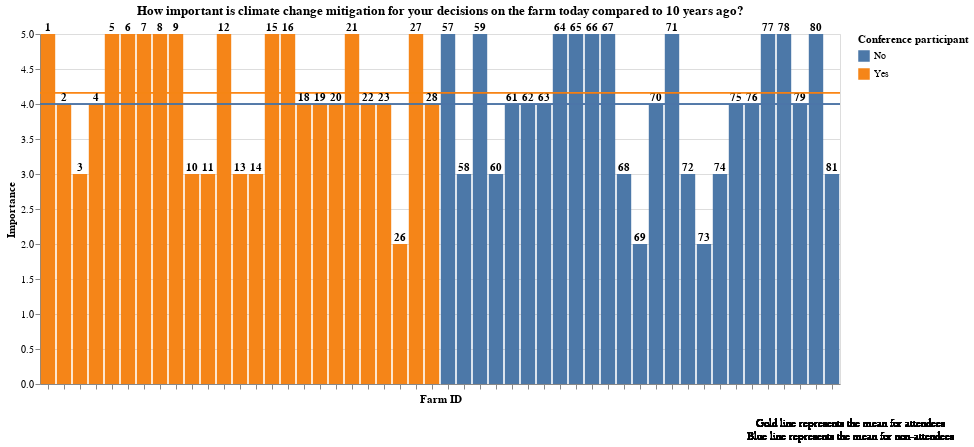

This figure's notebook cell:
### Code cell
import altair as alt
import pandas as pd


part_df = pd.read_csv ('resources/Atts_agroconcept_int.csv',index_col=False,header=0)
nonpart_df = pd.read_csv ('resources/Atts_nonpart_int.csv',index_col=False,header=0)

#add a field to represents participant/nonparticipant to both dataframes for Altairs legend
part_df['Conference participant']='Yes'
nonpart_df['Conference participant']='No'
part_df['mean'] = part_df['CC_import_change'].mean()
nonpart_df['mean'] = nonpart_df['CC_import_change_nonpart'].mean()

#the fields they share are = 'ego_id', 'CC_import_change' ('CC_import_change_nonpart'), 'furt_reduc' ('furt_reduc_nonpart'), 'CC_import' ('CC_import_nonpart')
chart1 = alt.Chart(part_df,title="How important is climate change mitigation for your decisions on the farm today compared to 10 years ago?").encode(
        y=alt.Y('CC_import_change',title="Importance"),
        x=alt.X('ego_id:N',title='Farm ID',axis=alt.Axis(labels=False)),
        text='ego_id'
        
)


bars = chart1.mark_bar().encode(color='Conference participant')
text = chart1.mark_text(align='center',fontWeight='bold',dy=-6)
rule = alt.Chart(part_df).mark_rule(strokeWidth=.2).encode(y='mean:Q',color='Conference participant'
)
chart2 = alt.Chart(nonpart_df,title="How important is climate change mitigation for your decisions on the farm today compared to 10 years ago?").encode(
        y=alt.Y('CC_import_change_nonpart',title="Importance"),
        x=alt.X('ego_id_nonpart:N',title='Farm ID',axis=alt.Axis(labels=False)),
      
        text='ego_id_nonpart'
        )

bars2=chart2.mark_bar().encode(color='Conference participant')
text2 = chart2.mark_text(align='center',dy=-6,fontWeight='bold')
rule2 = alt.Chart(nonpart_df).mark_rule(color='purple',strokeWidth=.2).encode(y='mean:Q',color='Conference participant')
text5 = (
    alt.Chart(part_df)
    .mark_text(text=['Gold line represents the mean for attendees', 'Blue line represents the mean for non-attendees'],fontWeight='normal', x='width', y='height', dx = 10, dy=40)
  
)


(bars + bars2 + text5 +text2+rule + rule2+text).properties(
    width=800,
    height=350,
    
)

### Figure 1 — Vega-Lite specification as saved in the notebook (floating-point values rounded to 4 significant figures)
{"config": {"view": {"continuousWidth": 400, "continuousHeight": 300}}, "layer": [{"data": {"name": "data-5f787de30b2378303c09a49011a2af3a"}, "mark": "bar", "encoding": {"color": {"type": "nominal", "field": "Conference participant"}, "text": {"type": "quantitative", "field": "ego_id"}, "x": {"type": "nominal", "axis": {"labels": false}, "field": "ego_id", "title": "Farm ID"}, "y": {"type": "quantitative", "field": "CC_import_change", "title": "Importance"}}, "title": "How important is climate change mitigation for your decisions on the farm today compared to 10 years ago?"}, {"data": {"name": "data-1cc4de93d788a58f677c223cecae80ef"}, "mark": "bar", "encoding": {"color": {"type": "nominal", "field": "Conference participant"}, "text": {"type": "quantitative", "field": "ego_id_nonpart"}, "x": {"type": "nominal", "axis": {"labels": false}, "field": "ego_id_nonpart", "title": "Farm ID"}, "y": {"type": "quantitative", "field": "CC_import_change_nonpart", "title": "Importance"}}, "title": "How important is climate change mitigation for your decisions on the farm today compared to 10 years ago?"}, {"data": {"name": "data-5f787de30b2378303c09a49011a2af3a"}, "mark": {"type": "text", "dx": 10, "dy": 40, "fontWeight": "normal", "text": ["Gold line represents the mean for attendees", "Blue line represents the mean for non-attendees"], "x": "width", "y": "height"}}, {"data": {"name": "data-1cc4de93d788a58f677c223cecae80ef"}, "mark": {"type": "text", "align": "center", "dy": -6, "fontWeight": "bold"}, "encoding": {"text": {"type": "quantitative", "field": "ego_id_nonpart"}, "x": {"type": "nominal", "axis": {"labels": false}, "field": "ego_id_nonpart", "title": "Farm ID"}, "y": {"type": "quantitative", "field": "CC_import_change_nonpart", "title": "Importance"}}, "title": "How important is climate change mitigation for your decisions on the farm today compared to 10 years ago?"}, {"data": {"name": "data-5f787de30b2378303c09a49011a2af3a"}, "mark": {"type": "rule", "strokeWidth": 0.2}, "encoding": {"color": {"type": "nominal", "field": "Conference participant"}, "y": {"type": "quantitative", "field": "mean"}}}, {"data": {"name": "data-1cc4de93d788a58f677c223cecae80ef"}, "mark": {"type": "rule", "color": "purple", "strokeWidth": 0.2}, "encoding": {"color": {"type": "nominal", "field": "Conference participant"}, "y": {"type": "quantitative", "field": "mean"}}}, {"data": {"name": "data-5f787de30b2378303c09a49011a2af3a"}, "mark": {"type": "text", "align": "center", "dy": -6, "fontWeight": "bold"}, "encoding": {"text": {"type": "quantitative", "field": "ego_id"}, "x": {"type": "nominal", "axis": {"labels": false}, "field": "ego_id", "title": "Farm ID"}, "y": {"type": "quantitative", "field": "CC_import_change", "title": "Importance"}}, "title": "How important is climate change mitigation for your decisions on the farm today compared to 10 years ago?"}], "height": 350, "width": 800, "$schema": "https://vega.github.io/schema/vega-lite/v4.8.1.json", "datasets": {"data-5f787de30b2378303c09a49011a2af3a": [{"ego_id": 1, "part_year": 2011, "satisf": 4, "consider": 4, "reduc_success_proj": 4, "part_again": 1, "furt_reduc": 1, "reduc_success_farm": 3, "CC_import": 4, "CC_import_change": 5, "Conference participant": "Yes", "mean": 4.16}, {"ego_id": 2, "part_year": 2016, "satisf": 5, "consider": 5, "reduc_success_proj": 3, "part_again": 1, "furt_reduc": 1, "reduc_success_farm": 3, "CC_import": 5, "CC_import_change": 4, "Conference participant": "Yes", "mean": 4.16}, {"ego_id": 3, "part_year": 2016, "satisf": 3, "consider": 4, "reduc_success_proj": 4, "part_again": 1, "furt_reduc": 1, "reduc_success_farm": 4, "CC_import": 4, "CC_import_change": 3, "Conference participant": "Yes", "mean": 4.16}, {"ego_id": 4, "part_year": 2017, "satisf": 3, "consider": 3, "reduc_success_proj": 3, "part_again": 1, "furt_reduc": 2, "reduc_success_farm": 4, "CC_import": 2, "CC_import_change": 4, "Conference participant": "Yes", "mean": 4.16}, {"ego_id": 5, "part_year": 2011, "satisf": 3, "consider": 2, "reduc_success_proj": 2, "part_again": 1, "furt_reduc": 1, "reduc_success_farm": 5, "CC_import": 4, "CC_import_change": 5, "Conference participant": "Yes", "mean": 4.16}, {"ego_id": 6, "part_year": 2016, "satisf": 3, "consider": 3, "reduc_success_proj": 1, "part_again": 0, "furt_reduc": 1, "reduc_success_farm": 3, "CC_import": 4, "CC_import_change": 5, "Conference participant": "Yes", "mean": 4.16}, {"ego_id": 7, "part_year": 2017, "satisf": 4, "consider": 3, "reduc_success_proj": 3, "part_again": 1, "furt_reduc": 1, "reduc_success_farm": 4, "CC_import": 5, "CC_import_change": 5, "Conference participant": "Yes", "mean": 4.16}, {"ego_id": 8, "part_year": 2013, "satisf": 4, "consider": 4, "reduc_success_proj": 2, "part_again": 1, "furt_reduc": 1, "reduc_success_farm": 2, "CC_import": 2, "CC_import_change": 5, "Conference participant": "Yes", "mean": 4.16}, {"ego_id": 9, "part_year": 2011, "satisf": 3, "consider": 4, "reduc_success_proj": 2, "part_again": 1, "furt_reduc": 1, "reduc_success_farm": 3, "CC_import": 5, "CC_import_change": 5, "Conference participant": "Yes", "mean": 4.16}, {"ego_id": 10, "part_year": 2011, "satisf": 3, "consider": 5, "reduc_success_proj": 2, "part_again": 2, "furt_reduc": 0, "reduc_success_farm": 3, "CC_import": 4, "CC_import_change": 3, "Conference participant": "Yes", "mean": 4.16}, {"ego_id": 11, "part_year": 2016, "satisf": 4, "consider": 2, "reduc_success_proj": 4, "part_again": 1, "furt_reduc": 1, "reduc_success_farm": 5, "CC_import": 1, "CC_import_change": 3, "Conference participant": "Yes", "mean": 4.16}, {"ego_id": 12, "part_year": 2011, "satisf": 3, "consider": 4, "reduc_success_proj": 2, "part_again": 1, "furt_reduc": 0, "reduc_success_farm": 4, "CC_import": 5, "CC_import_change": 5, "Conference participant": "Yes", "mean": 4.16}, {"ego_id": 13, "part_year": 2011, "satisf": 3, "consider": 5, "reduc_success_proj": 2, "part_again": 2, "furt_reduc": 0, "reduc_success_farm": 3, "CC_import": 4, "CC_import_change": 3, "Conference participant": "Yes", "mean": 4.16}, {"ego_id": 14, "part_year": 2011, "satisf": 5, "consider": 4, "reduc_success_proj": 4, "part_again": 1, "furt_reduc": 1, "reduc_success_farm": 5, "CC_import": 5, "CC_import_change": 3, "Conference participant": "Yes", "mean": 4.16}, {"ego_id": 15, "part_year": 2017, "satisf": 4, "consider": 4, "reduc_success_proj": 1, "part_again": 1, "furt_reduc": 1, "reduc_success_farm": 3, "CC_import": 3, "CC_import_change": 5, "Conference participant": "Yes", "mean": 4.16}, {"ego_id": 16, "part_year": 2008, "satisf": 4, "consider": 4, "reduc_success_proj": 3, "part_again": 1, "furt_reduc": 1, "reduc_success_farm": 3, "CC_import": 4, "CC_import_change": 5, "Conference participant": "Yes", "mean": 4.16}, {"ego_id": 18, "part_year": 2011, "satisf": 3, "consider": 3, "reduc_success_proj": 5, "part_again": 1, "furt_reduc": 1, "reduc_success_farm": 5, "CC_import": 5, "CC_import_change": 4, "Conference participant": "Yes", "mean": 4.16}, {"ego_id": 19, "part_year": 2016, "satisf": 3, "consider": 5, "reduc_success_proj": 4, "part_again": 1, "furt_reduc": 1, "reduc_success_farm": 3, "CC_import": 3, "CC_import_change": 4, "Conference participant": "Yes", "mean": 4.16}, {"ego_id": 20, "part_year": 2016, "satisf": 3, "consider": 4, "reduc_success_proj": 2, "part_again": 2, "furt_reduc": 2, "reduc_success_farm": 3, "CC_import": 3, "CC_import_change": 4, "Conference participant": "Yes", "mean": 4.16}, {"ego_id": 21, "part_year": 2016, "satisf": 4, "consider": 2, "reduc_success_proj": 3, "part_again": 1, "furt_reduc": 1, "reduc_success_farm": 3, "CC_import": 4, "CC_import_change": 5, "Conference participant": "Yes", "mean": 4.16}, {"ego_id": 22, "part_year": 2016, "satisf": 2, "consider": 2, "reduc_success_proj": 2, "part_again": 1, "furt_reduc": 0, "reduc_success_farm": 2, "CC_import": 5, "CC_import_change": 4, "Conference participant": "Yes", "mean": 4.16}, {"ego_id": 23, "part_year": 2016, "satisf": 4, "consider": 4, "reduc_success_proj": 2, "part_again": 1, "furt_reduc": 1, "reduc_success_farm": 1, "CC_import": 2, "CC_import_change": 4, "Conference participant": "Yes", "mean": 4.16}, {"ego_id": 26, "part_year": 2013, "satisf": 4, "consider": 4, "reduc_success_proj": 3, "part_again": 1, "furt_reduc": 1, "reduc_success_farm": 5, "CC_import": 4, "CC_import_change": 2, "Conference participant": "Yes", "mean": 4.16}, {"ego_id": 27, "part_year": 2011, "satisf": 4, "consider": 5, "reduc_success_proj": 2, "part_again": 1, "furt_reduc": 1, "reduc_success_farm": 4, "CC_import": 5, "CC_import_change": 5, "Conference participant": "Yes", "mean": 4.16}, {"ego_id": 28, "part_year": 2011, "satisf": 5, "consider": 4, "reduc_success_proj": 4, "part_again": 1, "furt_reduc": 1, "reduc_success_farm": 5, "CC_import": 4, "CC_import_change": 4, "Conference participant": "Yes", "mean": 4.16}], "data-1cc4de93d788a58f677c223cecae80ef": [{"ego_id_nonpart": 57, "farm_type": "Milchviehhaltung", "furt_reduc_nonpart": 1, "CC_import_nonpart": 4, "CC_import_change_nonpart": 5, "know_agroconcept": 1, "consider_part": 0, "Conference participant": "No", "mean": 4.0}, {"ego_id_nonpart": 58, "farm_type": "Ackerland", "furt_reduc_nonpart": 0, "CC_import_nonpart": 5, "CC_import_change_nonpart": 3, "know_agroconcept": 1, "consider_part": 1, "Conference participant": "No", "mean": 4.0}, {"ego_id_nonpart": 59, "farm_type": "Ackerland", "furt_reduc_nonpart": 1, "CC_import_nonpart": 3, "CC_import_change_nonpart": 5, "know_agroconcept": 1, "consider_part": 0, "Conference participant": "No", "mean": 4.0}, {"ego_id_nonpart": 60, "farm_type": "Ackerland", "furt_reduc_nonpart": 1, "CC_import_nonpart": 5, "CC_import_change_nonpart": 3, "know_agroconcept": 1, "consider_part": 1, "Conference participant": "No", "mean": 4.0}, {"ego_id_nonpart": 61, "farm_type": "Ackerland", "furt_reduc_nonpart": 0, "CC_import_nonpart": 3, "CC_import_change_nonpart": 4, "know_agroconcept": 1, "consider_part": 0, "Conference participant": "No", "mean": 4.0}, {"ego_id_nonpart": 62, "farm_type": null, "furt_reduc_nonpart": 0, "CC_import_nonpart": 5, "CC_import_change_nonpart": 4, "know_agroconcept": 1, "consider_part": 0, "Conference participant": "No", "mean": 4.0}, {"ego_id_nonpart": 63, "farm_type": null, "furt_reduc_nonpart": 2, "CC_import_nonpart": 4, "CC_import_change_nonpart": 4, "know_agroconcept": 1, "consider_part": 0, "Conference participant": "No", "mean": 4.0}, {"ego_id_nonpart": 64, "farm_type": "Ackerland", "furt_reduc_nonpart": 1, "CC_import_nonpart": 4, "CC_import_change_nonpart": 5, "know_agroconcept": 1, "consider_part": 0, "Conference participant": "No", "mean": 4.0}, {"ego_id_nonpart": 65, "farm_type": "Milchviehhaltung", "furt_reduc_nonpart": 1, "CC_import_nonpart": 3, "CC_import_change_nonpart": 5, "know_agroconcept": 1, "consider_part": 1, "Conference participant": "No", "mean": 4.0}, {"ego_id_nonpart": 66, "farm_type": "Anderer Betriebsschwerpunkt", "furt_reduc_nonpart": 1, "CC_import_nonpart": 4, "CC_import_change_nonpart": 5, "know_agroconcept": 1, "consider_part": 0, "Conference participant": "No", "mean": 4.0}, {"ego_id_nonpart": 67, "farm_type": "Gemüsebau", "furt_reduc_nonpart": 1, "CC_import_nonpart": 4, "CC_import_change_nonpart": 5, "know_agroconcept": 1, "consider_part": 0, "Conference participant": "No", "mean": 4.0}, {"ego_id_nonpart": 68, "farm_type": "Gemüsebau", "furt_reduc_nonpart": 1, "CC_import_nonpart": 2, "CC_import_change_nonpart": 3, "know_agroconcept": 1, "consider_part": 0, "Conference participant": "No", "mean": 4.0}, {"ego_id_nonpart": 69, "farm_type": "Ackerland", "furt_reduc_nonpart": 1, "CC_import_nonpart": 3, "CC_import_change_nonpart": 2, "know_agroconcept": 1, "consider_part": 0, "Conference participant": "No", "mean": 4.0}, {"ego_id_nonpart": 70, "farm_type": "Ackerland", "furt_reduc_nonpart": 1, "CC_import_nonpart": 4, "CC_import_change_nonpart": 4, "know_agroconcept": 1, "consider_part": 0, "Conference participant": "No", "mean": 4.0}, {"ego_id_nonpart": 71, "farm_type": "Mutterkuhhaltung", "furt_reduc_nonpart": 0, "CC_import_nonpart": 2, "CC_import_change_nonpart": 5, "know_agroconcept": 1, "consider_part": 1, "Conference participant": "No", "mean": 4.0}, {"ego_id_nonpart": 72, "farm_type": "Mutterkuhhaltung", "furt_reduc_nonpart": 0, "CC_import_nonpart": 4, "CC_import_change_nonpart": 3, "know_agroconcept": 1, "consider_part": 1, "Conference participant": "No", "mean": 4.0}, {"ego_id_nonpart": 73, "farm_type": "Ackerland", "furt_reduc_nonpart": 0, "CC_import_nonpart": 2, "CC_import_change_nonpart": 2, "know_agroconcept": 1, "consider_part": 1, "Conference participant": "No", "mean": 4.0}, {"ego_id_nonpart": 74, "farm_type": "Anderer Betriebsschwerpunkt", "furt_reduc_nonpart": 0, "CC_import_nonpart": 2, "CC_import_change_nonpart": 3, "know_agroconcept": 0, "consider_part": 0, "Conference participant": "No", "mean": 4.0}, {"ego_id_nonpart": 75, "farm_type": "Gemüsebau", "furt_reduc_nonpart": 0, "CC_import_nonpart": 1, "CC_import_change_nonpart": 4, "know_agroconcept": 0, "consider_part": 0, "Conference participant": "No", "mean": 4.0}, {"ego_id_nonpart": 76, "farm_type": "Ackerland", "furt_reduc_nonpart": 0, "CC_import_nonpart": 3, "CC_import_change_nonpart": 4, "know_agroconcept": 1, "consider_part": 1, "Conference participant": "No", "mean": 4.0}, {"ego_id_nonpart": 77, "farm_type": "Ackerland", "furt_reduc_nonpart": 1, "CC_import_nonpart": 4, "CC_import_change_nonpart": 5, "know_agroconcept": 1, "consider_part": 1, "Conference participant": "No", "mean": 4.0}, {"ego_id_nonpart": 78, "farm_type": "Anderer Betriebsschwerpunkt", "furt_reduc_nonpart": 0, "CC_import_nonpart": 5, "CC_import_change_nonpart": 5, "know_agroconcept": 0, "consider_part": 0, "Conference participant": "No", "mean": 4.0}, {"ego_id_nonpart": 79, "farm_type": "Gemüsebau", "furt_reduc_nonpart": 2, "CC_import_nonpart": 4, "CC_import_change_nonpart": 4, "know_agroconcept": 1, "consider_part": 0, "Conference participant": "No", "mean": 4.0}, {"ego_id_nonpart": 80, "farm_type": "Ackerland", "furt_reduc_nonpart": 1, "CC_import_nonpart": 3, "CC_import_change_nonpart": 5, "know_agroconcept": 1, "consider_part": 0, "Conference participant": "No", "mean": 4.0}, {"ego_id_nonpart": 81, "farm_type": "Anderer Betriebsschwerpunkt", "furt_reduc_nonpart": 0, "CC_import_nonpart": 1, "CC_import_change_nonpart": 3, "know_agroconcept": 1, "consider_part": 0, "Conference participant": "No", "mean": 4.0}]}}
